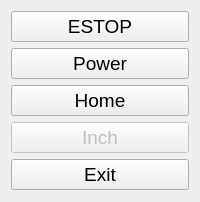
     <widget class="QFrame" name="frame">
      <property name="sizePolicy">
       <sizepolicy hsizetype="Fixed" vsizetype="Expanding">
        <horstretch>0</horstretch>
        <verstretch>0</verstretch>
       </sizepolicy>
      </property>
      <property name="minimumSize">
       <size>
        <width>120</width>
        <height>0</height>
       </size>
      </property>
      <property name="maximumSize">
       <size>
        <width>16777215</width>
        <height>10000</height>
       </size>
      </property>
      <property name="baseSize">
       <size>
        <width>0</width>
        <height>0</height>
       </size>
      </property>
      <property name="layoutDirection">
       <enum>Qt::RightToLeft</enum>
      </property>
      <layout class="QVBoxLayout" name="verticalLayout">
       <property name="bottomMargin">
        <number>12</number>
       </property>
       <item>
        <widget class="QPushButton" name="estop_pb">
         <property name="sizePolicy">
          <sizepolicy hsizetype="Expanding" vsizetype="Expanding">
           <horstretch>0</horstretch>
           <verstretch>0</verstretch>
          </sizepolicy>
         </property>
         <property name="minimumSize">
          <size>
           <width>60</width>
           <height>0</height>
          </size>
         </property>
         <property name="font">
          <font>
           <pointsize>14</pointsize>
          </font>
         </property>
         <property name="text">
          <string>ESTOP</string>
         </property>
         <property name="checkable">
          <bool>true</bool>
         </property>
        </widget>
       </item>
       <item>
        <widget class="QPushButton" name="power_pb">
         <property name="sizePolicy">
          <sizepolicy hsizetype="Minimum" vsizetype="MinimumExpanding">
           <horstretch>0</horstretch>
           <verstretch>0</verstretch>
          </sizepolicy>
         </property>
         <property name="font">
          <font>
           <pointsize>14</pointsize>
          </font>
         </property>
         <property name="text">
          <string>Power</string>
         </property>
         <property name="checkable">
          <bool>true</bool>
         </property>
        </widget>
       </item>
       <item>
        <widget class="QPushButton" name="home_all_pb">
         <property name="sizePolicy">
          <sizepolicy hsizetype="Minimum" vsizetype="MinimumExpanding">
           <horstretch>0</horstretch>
           <verstretch>0</verstretch>
          </sizepolicy>
         </property>
         <property name="minimumSize">
          <size>
           <width>60</width>
           <height>0</height>
          </size>
         </property>
         <property name="font">
          <font>
           <pointsize>14</pointsize>
          </font>
         </property>
         <property name="text">
          <string>Home</string>
         </property>
        </widget>
       </item>
       <item>
        <widget class="QPushButton" name="units_pb">
         <property name="enabled">
          <bool>false</bool>
         </property>
         <property name="sizePolicy">
          <sizepolicy hsizetype="Minimum" vsizetype="MinimumExpanding">
           <horstretch>0</horstretch>
           <verstretch>0</verstretch>
          </sizepolicy>
         </property>
         <property name="font">
          <font>
           <pointsize>14</pointsize>
          </font>
         </property>
         <property name="text">
          <string>Inch</string>
         </property>
        </widget>
       </item>
       <item>
        <widget class="QPushButton" name="quit_pb">
         <property name="sizePolicy">
          <sizepolicy hsizetype="Minimum" vsizetype="MinimumExpanding">
           <horstretch>0</horstretch>
           <verstretch>0</verstretch>
          </sizepolicy>
         </property>
         <property name="font">
          <font>
           <pointsize>14</pointsize>
          </font>
         </property>
         <property name="layoutDirection">
          <enum>Qt::LeftToRight</enum>
         </property>
         <property name="text">
          <string>Exit</string>
         </property>
         <property name="checkable">
          <bool>false</bool>
         </property>
        </widget>
       </item>
      </layout>
     </widget>
